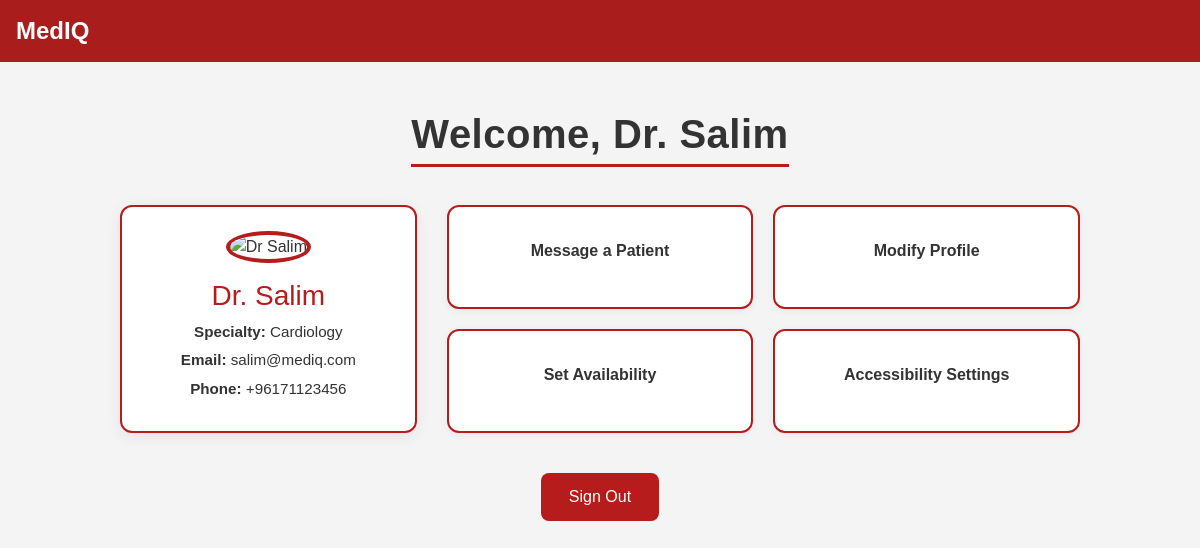
Page /doctor-dashboard/ (signed in) on the committed database.
### accounts/models.py (models this page shows, shortened)
class Doctor(models.Model):
    name = models.CharField(max_length=100)
    email = models.EmailField(unique=True)
    password = models.CharField(max_length=100)
    profile_image = models.ImageField(upload_to='doctor_profiles/', null=True, blank=True)
    specialty = models.CharField(max_length=100)
    phone = models.CharField(max_length=20)
    age = models.PositiveIntegerField()

### accounts/views.py (the view)
# urls.py: path('doctor-dashboard/', doctor_dashboard_view, name='doctor_dashboard'),
def doctor_dashboard_view(request):
    doctor_id = request.session.get('doctor_id')
    if not doctor_id:
        return redirect('doctor_login')
    doctor = get_object_or_404(Doctor, id=doctor_id)
    if doctor.profile_image:
        image_path = doctor.profile_image.url  # Uploaded media file
    else:
        name_key = doctor.name.lower().replace("dr. ", "").replace(" ", "")
        image_filename = f"Dr.{name_key.title()}.jpg"
        static_path = f"accounts/images/{image_filename}"
        available_static = [
            "Dr.Nassar.jpg", "Dr.Farah.jpg", "Dr.Kassem.jpg",
            "Dr.Salim.jpg", "Dr.Haddad.jpg"
        ]
        if image_filename in available_static:
            image_path = static_path  # static fallback
        else:
            image_path = "accounts/images/default.jpg"  # default
    return render(request, 'accounts/doctor_dashboard.html', {
        'doctor': doctor,
        'image_path': image_path,
    })

### accounts/templates/accounts/doctor_dashboard.html (shortened to what this page needs)
{% extends 'accounts/base.html' %}
{% load static %}
{% block content %}
<div class="dashboard-container">
  <div class="dashboard-header">
    <h1>Welcome, Dr. {{ doctor.name }}</h1>
  </div>
  <div class="dashboard-main">
    <div class="profile-card">
      {% if doctor.profile_image %}
        <img src="{{ doctor.profile_image.url }}"
             alt="Dr {{ doctor.name }}"
             onerror="this.src='{% static 'accounts/images/default.jpg' %}';">
      {% else %}
        {% with slug=doctor.name|lower|cut:"dr. "|slugify %}
        <img src="{% static 'accounts/images/Dr.' %}{{ slug|capfirst }}.jpg"
             alt="Dr {{ doctor.name }}"
             onerror="this.src='{% static 'accounts/images/default.jpg' %}';">
        {% endwith %}
      {% endif %}
      <h3>Dr. {{ doctor.name }}</h3>
      <p><strong>Specialty:</strong> {{ doctor.specialty }}</p>
      <p><strong>Email:</strong> {{ doctor.email }}</p>
      <p><strong>Phone:</strong> {{ doctor.phone }}</p>
    </div>
    <div class="actions-grid">
      <a href="{% url 'doctor_contact_patient' %}" class="action-button">
        <span>Message a Patient</span>
      </a>
      <a href="{% url 'modify_profile' %}" class="action-button">
        <span>Modify Profile</span>
      </a>
      <a href="{% url 'doctor_availability' %}" class="action-button">
        <span>Set Availability</span>
      </a>
      <a href="{% url 'doctor_accessibility_settings' %}" class="action-button">
        <span>Accessibility Settings</span>
      </a>
    </div>
  </div>
  <div class="signout">
    <a href="{% url 'logout' %}">Sign Out</a>
  </div>
</div>
{% endblock %}

### accounts/templates/accounts/base.html (style rules this page uses)
body { background-color: #f8f9fa; font-family: 'Segoe UI', sans-serif; }

### rows in the picture
Doctor: name "Salim", specialty "Cardiology", email "salim@mediq.com", phone "+96171123456"
